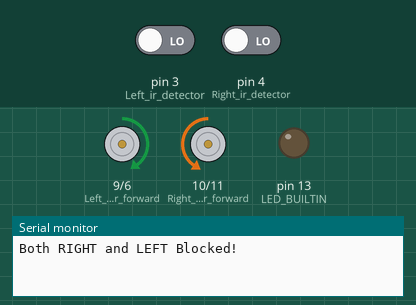
Recording of a sketch running on a simulated Arduino Uno, built with avr-gcc and run on an emulated ATmega328P. Shown: motor-driver pin pairs drawn as motors (green arrow = first pin HIGH = forward, orange = second pin HIGH = backward, longer = more drive), output pins drawn as LEDs (lit = HIGH), the last lines printed to the serial monitor. The inputs (shaded band) are chosen by the test bench; at power-on: pin 3 (Left_ir_detector) LOW, pin 4 (Right_ir_detector) LOW.

Above: at 3.04 s.
3.3 s: pin 3 (Left_ir_detector) driven HIGH
At 6.22 s:
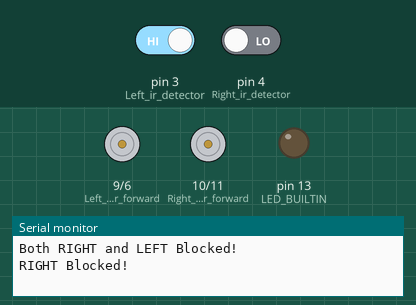
7.0 s: pin 4 (Right_ir_detector) driven HIGH
At 7.11 s:
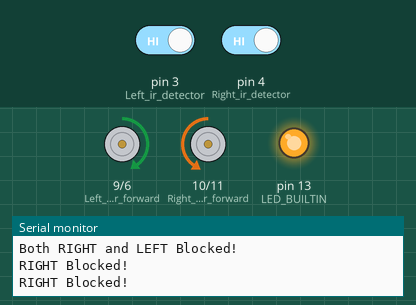
10.5 s: pin 3 (Left_ir_detector) driven LOW
At 10.75 s:
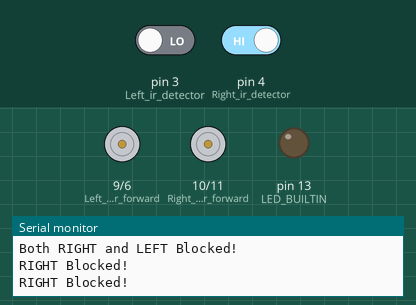
Timing chart, 0 to 20.0 s (numbered marks = the images above; inputs shaded):
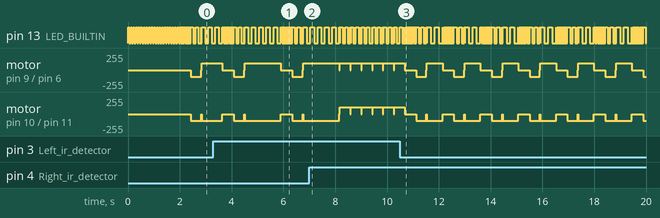

The sketch:

go_straight_and_turn.ino
```cpp
// Define output pins to L293D HBridge

const int Left_motor_forward = 9;     // Left Motor Forward (IN2)
// pin 8 not working , so use 6 instead
// left motor wiring reversed, so IN1 is Reverse instead of IN2
const int Left_motor_reverse = 6;     // Left Motor Reverse (IN1)
const int Right_motor_forward = 10;    // Right Motor Forward (IN3)
const int Right_motor_reverse = 11;    // Right Motor Reverse (IN4)

// Define input pins for IR Obstacle Detector
const int Left_ir_detector = 3; // P3.4 OUT3
const int Right_ir_detector = 4; // P3.5 OUT4

// define motor driver RMS to go straight
const int Right_rms = 102;
const int Left_rms = 100;

void setup()
{

  Serial.begin(9600);  // We initialize serial connection so that we could print values from sensor.

  pinMode(LED_BUILTIN, OUTPUT);

  pinMode(Left_motor_forward, OUTPUT);
  pinMode(Left_motor_reverse, OUTPUT);
  pinMode(Right_motor_forward, OUTPUT);
  pinMode(Right_motor_reverse, OUTPUT);

  pinMode(Right_ir_detector, INPUT);
  pinMode(Left_ir_detector, INPUT);

  // rapid blink to signal START
  signal(1000, 20);

}

/*
* duration - total duration in millis
* count - total blinks within duratino
*/
void signal(int duration, int count)
{
  pinMode(LED_BUILTIN, OUTPUT);

  for (int i=0; i<count; i++)  {
    digitalWrite(LED_BUILTIN, HIGH);
    delay(duration/count);
    digitalWrite(LED_BUILTIN, LOW);
    delay(duration/count);
  }
}

void stop()
{
    // Stop both motors
  digitalWrite(Right_motor_forward, LOW);
  digitalWrite(Right_motor_reverse, LOW);
  digitalWrite(Left_motor_forward, LOW);
  digitalWrite(Left_motor_reverse, LOW);

  // 1 blinks to signal stop
  signal(10, 1);
}

/*
* duration - in msec
*/
void forward(int duration)
{
  // Engage right motor
  digitalWrite(Right_motor_forward, HIGH);  // Right Motor Forward
  analogWrite(Right_motor_forward, Right_rms); // PWM 0-255. Adjust to compensate skew.
  digitalWrite(Right_motor_reverse, LOW);
  analogWrite(Right_motor_reverse, 0);


  // Engage Left Motor
  digitalWrite(Left_motor_forward, HIGH);  // Left Motor Forward
  analogWrite(Left_motor_forward, Left_rms); // PWM 0-255. Adjust to compensate skew.
  digitalWrite(Left_motor_reverse, LOW);
  analogWrite(Left_motor_reverse, 0);

  // Blink LED while going forward
  signal(duration, duration/100);

  stop();
}

/*
* duration - in msec
*/
void reverse(int duration)
{
  // Engage right motor
  digitalWrite(Right_motor_forward, LOW);  // Right Motor Forward
  analogWrite(Right_motor_forward, 0); // PWM 0-255. Adjust to compensate skew.
  digitalWrite(Right_motor_reverse, HIGH);
  analogWrite(Right_motor_reverse, Right_rms);


  // Engage Left Motor
  digitalWrite(Left_motor_forward, LOW);  // Left Motor Forward
  analogWrite(Left_motor_forward, 0); // PWM 0-255. Adjust to compensate skew.
  digitalWrite(Left_motor_reverse, HIGH);
  analogWrite(Left_motor_reverse, Left_rms);

  // Blink LED while going forward
  signal(duration, duration/100);

  stop();
}

/*
* SPIN RIGHT - turn right in place
* duration - in msec
*/
void spinRight(int duration)
{
  // Engage right motor
  digitalWrite(Right_motor_forward, LOW);  // Right Motor Forward
  analogWrite(Right_motor_forward, 0); // PWM 0-255. Adjust to compensate skew.
  digitalWrite(Right_motor_reverse, HIGH);
  analogWrite(Right_motor_reverse, Right_rms);


  // Engage Left Motor
  digitalWrite(Left_motor_forward, HIGH);  // Left Motor Forward
  analogWrite(Left_motor_forward, Left_rms); // PWM 0-255. Adjust to compensate skew.
  digitalWrite(Left_motor_reverse, LOW);
  analogWrite(Left_motor_reverse, 0);

  // Blink LED while turning
  signal(duration, duration/125);

  stop();
}

void loop()
{

  int blocked_right = digitalRead(Right_ir_detector) == LOW;
  int blocked_left = digitalRead(Left_ir_detector) == LOW;

  // if detect blockage, stop and take reading again
  if (blocked_right || blocked_left) {
    stop();
    signal(200, 10);
    blocked_right = digitalRead(Right_ir_detector) == LOW;
    blocked_left = digitalRead(Left_ir_detector) == LOW;
  }

  if (blocked_right && blocked_left) {
    Serial.println("Both RIGHT and LEFT Blocked!");
    reverse(200);
    spinRight(400);
  } else if (blocked_right) {
    Serial.println("RIGHT Blocked!");
    reverse(200);
    spinRight(700);
  } else if (blocked_left) {
    Serial.println("LEFT Blocked!");
    reverse(200);
    spinRight(300);
  } else {
    // go forward
    forward(200);
  }

}
```

Measured:
- by itself, pin 13 (LED_BUILTIN): moves between LOW and HIGH, repeating every 1.5 s
- by itself, motor on pin 9 (Left_motor_forward) / pin 6 (Left_motor_reverse): repeats every 1.5 s: backward 100/255 0.40 s, stopped 0.02 s, forward 100/255 0.60 s, stopped 0.44 s
- by itself, motor on pin 10 (Right_motor_forward) / pin 11 (Right_motor_reverse): repeats every 1.5 s: backward 102/255 0.40 s, stopped 0.02 s, backward 102/255 0.60 s, stopped 0.44 s
